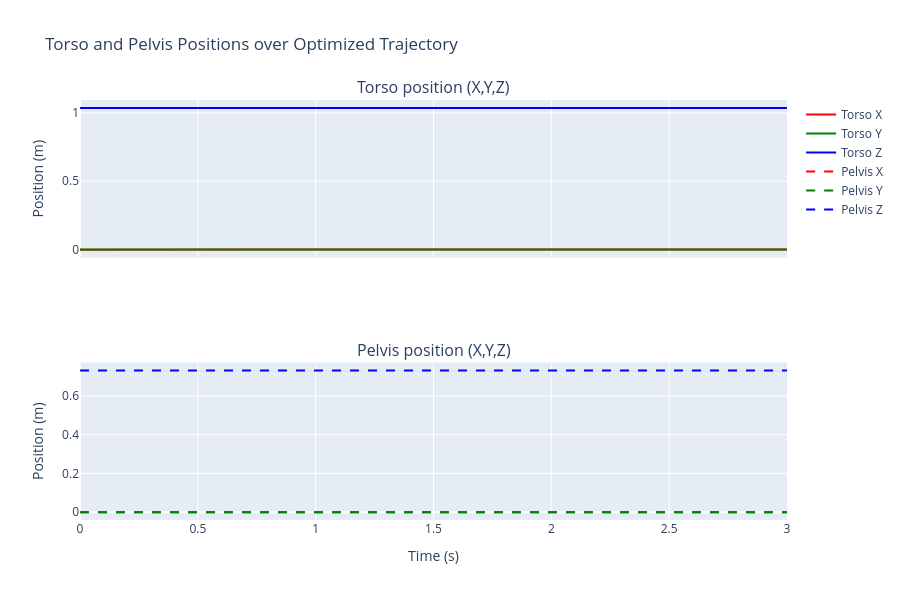

The cell this chart's notebook holds for it:
### Markdown cell above
## 7.6. Torso Link Position over time

### Code cell
# 7.6: Plot torso and pelvis link positions (X, Y, Z) over the optimized trajectory
time_steps = np.arange(balance_steps + 1) * balance_dt

# Find link ids for torso and pelvis (flexible matching)
torso_link_id = None
pelvis_link_id_found = None
for link in robot.links():
    name = link.name().lower()
    if 'torso' in name or 'torso_link' in name:
        torso_link_id = link.id()
    if name == 'pelvis' or 'pelvis' in name:
        pelvis_link_id_found = link.id()

# Fallback to pelvis_link_id variable if set earlier in the notebook
if pelvis_link_id_found is None and 'pelvis_link_id' in globals():
    pelvis_link_id_found = pelvis_link_id

if torso_link_id is None:
    # Try exact 'torso_link' name lookup as last resort
    for link in robot.links():
        if link.name() == 'torso_link':
            torso_link_id = link.id()

print(f'Torso link id: {torso_link_id}, Pelvis link id: {pelvis_link_id_found}')

# Containers for positions
torso_pos = []
pelvis_pos = []

for t in range(balance_steps + 1):
    # Torso pose
    if torso_link_id is not None and result_bal.exists(gtd.PoseKey(torso_link_id, t)):
        p = gtd.Pose(result_bal, torso_link_id, t).translation()
        torso_pos.append(np.array(p))
    else:
        torso_pos.append(np.array([np.nan, np.nan, np.nan]))
    # Pelvis pose
    if pelvis_link_id_found is not None and result_bal.exists(gtd.PoseKey(pelvis_link_id_found, t)):
        p2 = gtd.Pose(result_bal, pelvis_link_id_found, t).translation()
        pelvis_pos.append(np.array(p2))
    else:
        pelvis_pos.append(np.array([np.nan, np.nan, np.nan]))

torso_pos = np.vstack(torso_pos)
pelvis_pos = np.vstack(pelvis_pos)

# Plot with Plotly: two rows (torso, pelvis) each showing X/Y/Z
fig = make_subplots(rows=2, cols=1, shared_xaxes=True, subplot_titles=['Torso position (X,Y,Z)', 'Pelvis position (X,Y,Z)'])
colors = {'x':'red','y':'green','z':'blue'}

# Torso traces
fig.add_trace(go.Scatter(x=time_steps, y=torso_pos[:,0], mode='lines', name='Torso X', line=dict(color=colors['x'])), row=1, col=1)
fig.add_trace(go.Scatter(x=time_steps, y=torso_pos[:,1], mode='lines', name='Torso Y', line=dict(color=colors['y'])), row=1, col=1)
fig.add_trace(go.Scatter(x=time_steps, y=torso_pos[:,2], mode='lines', name='Torso Z', line=dict(color=colors['z'])), row=1, col=1)

# Pelvis traces
fig.add_trace(go.Scatter(x=time_steps, y=pelvis_pos[:,0], mode='lines', name='Pelvis X', line=dict(color=colors['x'], dash='dash')), row=2, col=1)
fig.add_trace(go.Scatter(x=time_steps, y=pelvis_pos[:,1], mode='lines', name='Pelvis Y', line=dict(color=colors['y'], dash='dash')), row=2, col=1)
fig.add_trace(go.Scatter(x=time_steps, y=pelvis_pos[:,2], mode='lines', name='Pelvis Z', line=dict(color=colors['z'], dash='dash')), row=2, col=1)

fig.update_xaxes(title_text='Time (s)', row=2, col=1)
fig.update_yaxes(title_text='Position (m)', row=1, col=1)
fig.update_yaxes(title_text='Position (m)', row=2, col=1)
fig.update_layout(height=600, width=900, title_text='Torso and Pelvis Positions over Optimized Trajectory')
fig.show()

# Print statistics per axis for both links
def stats(arr):
    return np.nanmean(arr), np.nanmin(arr), np.nanmax(arr), np.nanstd(arr)

### Figure 1 — Plotly figure (JSON) as saved in the notebook; plotly's stock layout.template omitted (floating-point values rounded to 4 significant figures; data arrays with more than 128 entries replaced by an {"elided": "..."} marker saying what was removed)
{"data": [{"line": {"color": "red"}, "mode": "lines", "name": "Torso X", "type": "scatter", "x": {"elided": "301 float values"}, "xaxis": "x", "y": {"elided": "301 float values"}, "yaxis": "y"}, {"line": {"color": "green"}, "mode": "lines", "name": "Torso Y", "type": "scatter", "x": {"elided": "301 float values"}, "xaxis": "x", "y": {"elided": "301 float values"}, "yaxis": "y"}, {"line": {"color": "blue"}, "mode": "lines", "name": "Torso Z", "type": "scatter", "x": {"elided": "301 float values"}, "xaxis": "x", "y": {"elided": "301 float values"}, "yaxis": "y"}, {"line": {"color": "red", "dash": "dash"}, "mode": "lines", "name": "Pelvis X", "type": "scatter", "x": {"elided": "301 float values"}, "xaxis": "x2", "y": {"elided": "301 float values"}, "yaxis": "y2"}, {"line": {"color": "green", "dash": "dash"}, "mode": "lines", "name": "Pelvis Y", "type": "scatter", "x": {"elided": "301 float values"}, "xaxis": "x2", "y": {"elided": "301 float values"}, "yaxis": "y2"}, {"line": {"color": "blue", "dash": "dash"}, "mode": "lines", "name": "Pelvis Z", "type": "scatter", "x": {"elided": "301 float values"}, "xaxis": "x2", "y": {"elided": "301 float values"}, "yaxis": "y2"}], "layout": {"annotations": [{"font": {"size": 16}, "showarrow": false, "text": "Torso position (X,Y,Z)", "x": 0.5, "xanchor": "center", "xref": "paper", "y": 1, "yanchor": "bottom", "yref": "paper"}, {"font": {"size": 16}, "showarrow": false, "text": "Pelvis position (X,Y,Z)", "x": 0.5, "xanchor": "center", "xref": "paper", "y": 0.375, "yanchor": "bottom", "yref": "paper"}], "height": 600, "title": {"text": "Torso and Pelvis Positions over Optimized Trajectory"}, "width": 900, "xaxis": {"anchor": "y", "domain": [0, 1], "matches": "x2", "showticklabels": false}, "xaxis2": {"anchor": "y2", "domain": [0, 1], "title": {"text": "Time (s)"}}, "yaxis": {"anchor": "x", "domain": [0.625, 1], "title": {"text": "Position (m)"}}, "yaxis2": {"anchor": "x2", "domain": [0, 0.375], "title": {"text": "Position (m)"}}}}
